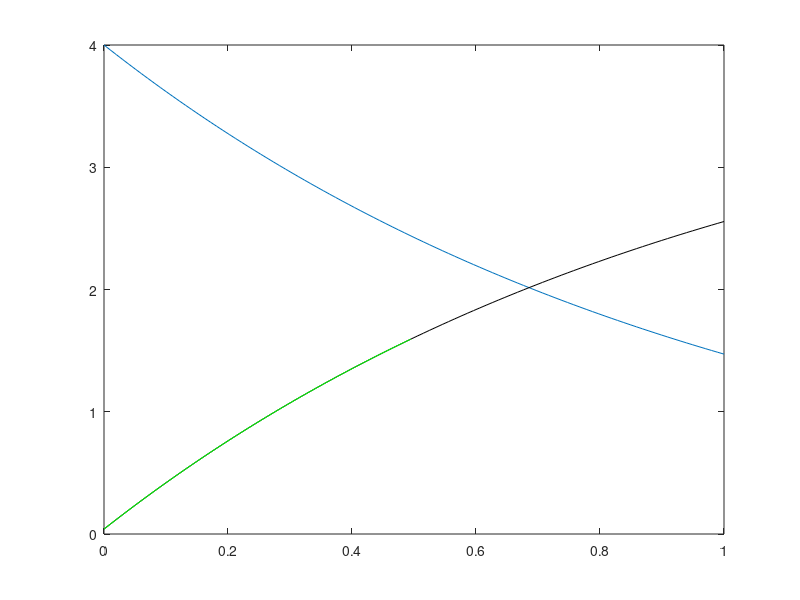

MATLAB code to generate this figure:
% 15.13	The function f(x) is defined by f(x) = 4 e^-x. Plot this function
% over the interval [0, 1] with a suitable number of points. Use numerical
% integration techniques to estimate the integral of f(x) over [0, 0.5] and
% [0, 1]. Compare these results to the theoretical answer.
clear
clc
close all

x = linspace(0, 1);
dx = x(2) - x(1);
y = 4*exp(-x);
plot(x, y)
hold on
iy1 = cumsum(y(1:floor(end/2))) * dx;
iy2 = cumsum(y) * dx;
plot(x, iy2, 'k')
plot(x(1:floor(end/2)), iy1, 'g')

% theoretical values
